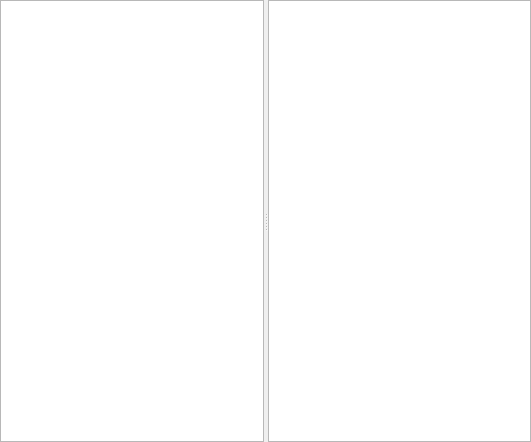
<?xml version="1.0" encoding="UTF-8"?>
<ui version="4.0">
 <class>WPlotWindow</class>
 <widget class="QWidget" name="WPlotWindow">
  <property name="geometry">
   <rect>
    <x>0</x>
    <y>0</y>
    <width>531</width>
    <height>442</height>
   </rect>
  </property>
  <property name="windowTitle">
   <string>Form</string>
  </property>
  <layout class="QVBoxLayout" name="verticalLayout">
   <property name="spacing">
    <number>4</number>
   </property>
   <property name="leftMargin">
    <number>0</number>
   </property>
   <property name="topMargin">
    <number>0</number>
   </property>
   <property name="rightMargin">
    <number>0</number>
   </property>
   <property name="bottomMargin">
    <number>0</number>
   </property>
   <item>
    <widget class="QSplitter" name="splitter">
     <property name="orientation">
      <enum>Qt::Horizontal</enum>
     </property>
     <widget class="QtCharts::QChartView" name="chartView"/>
     <widget class="QTableView" name="dataLogsView">
      <property name="editTriggers">
       <set>QAbstractItemView::NoEditTriggers</set>
      </property>
      <property name="alternatingRowColors">
       <bool>true</bool>
      </property>
      <property name="selectionBehavior">
       <enum>QAbstractItemView::SelectRows</enum>
      </property>
      <attribute name="verticalHeaderVisible">
       <bool>false</bool>
      </attribute>
     </widget>
    </widget>
   </item>
  </layout>
 </widget>
 <customwidgets>
  <customwidget>
   <class>QtCharts::QChartView</class>
   <extends>QGraphicsView</extends>
   <header location="global">QChartView.h</header>
  </customwidget>
 </customwidgets>
 <resources/>
 <connections/>
</ui>
